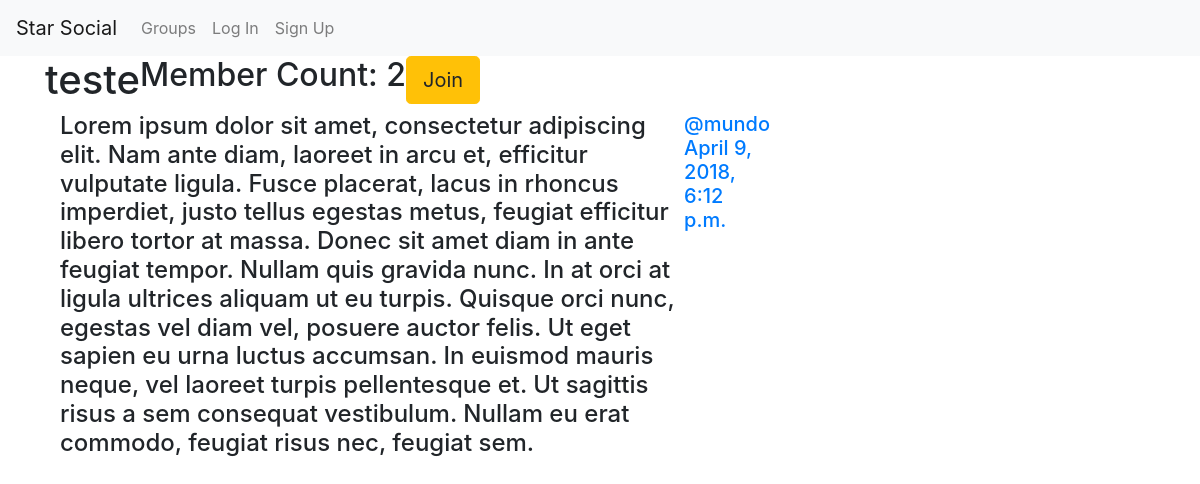
The app's page /groups/posts/in/teste/ with its own data.
### groups/models.py (models this page shows, shortened)
class Group(models.Model):
    name = models.CharField(max_length=255,unique=True)
    slug = models.SlugField(allow_unicode=True,unique=True)
    description = models.TextField(blank=True,default='')
    description_html = models.TextField(editable=False,default='',blank=True)
    members = models.ManyToManyField(User,through='GroupMember')
    class Meta:
        ordering = ['name']

### posts/models.py (models this page shows, shortened)
class Post(models.Model):
    user = models.ForeignKey(User,related_name='posts',on_delete=models.CASCADE)
    create_at = models.DateTimeField(auto_now=True)
    message = models.TextField()
    message_html = models.TextField(editable=False)
    group = models.ForeignKey(Group, related_name='posts',null=True,blank=True,on_delete=models.CASCADE)
    class Meta:
        ordering = ['-create_at']
        unique_together = ['user','message']

### groups/views.py (the view)
# urls.py: re_path('posts/in/(?P<slug>[-\w]+)/$',views.SingleGroup.as_view(),name='single'),
class SingleGroup(generic.DetailView):
    model = Group

### groups/templates/groups/group_detail.html
{% extends "groups/group_base.html" %}
{% block pregroup %}
  <h1>{{group.name}}</h1>
  <h2>Member Count: {{group.members.count}}</h2>
  <div class="content">
    {% if user in group.members.all %}
      <a href="{% url 'groups:leave' slug=group.slug %}"
      class="btn btn-lg btn-warning">Leave</a>
    {% else %}
      <a href="{% url 'groups:join' slug=group.slug %}"
      class="btn btn-lg btn-warning">Join</a>
    {% endif %}
  </div>
{% endblock %}
{% block group_content %}
  <div class="col-md-8">
    {% if group.post.count == 0 %}
      <h2>No posts in this group yet.</h2>
    {% else %}
      {% for post in group.posts.all %}
        {% include "posts/_post.html" %}
      {% endfor %}
    {% endif %}
  </div>
{% endblock %}

### posts/templates/posts/_post.html (shortened to what this page needs)
<div class="post media">
  <h4>{{post.message_html|safe}}</h4>
  <div class="media">
    <h5 class="media-body">
    <span class="username">
      <a href="{% url 'posts:for_user' username=post.user.username %}">@{{post.user.username}}</a>
    </span>
    <time class="time">
      <a href="{% url 'posts:single' username=post.user.username pk=post.pk %}">{{post.create_at}}</a>
    </time>
    </h5>
  </div>
</div>

### records on screen
Group: name "teste", members.count "2"
Post: message_html "Lorem ipsum dolor sit amet, consectetur adipiscing elit. Nam ante diam, laoreet in arcu et, efficitur vulputate ligula. Fusce placerat, lacus in rhoncus imperdiet, justo tellus egestas metus, feugiat efficitur libero tortor at massa. Donec sit amet diam in ante feugiat tempor. Nullam quis gravida nunc. In at orci at ligula ultrices aliquam ut eu turpis. Quisque orci nunc, egestas vel diam vel, posuere auctor felis. Ut eget sapien eu urna luctus accumsan. In euismod mauris neque, vel laoreet turpis pellentesque et. Ut sagittis risus a sem consequat vestibulum. Nullam eu erat commodo, feugiat risus nec, feugiat sem.", user.username "mundo", create_at "April 9, 2018, 6:12 p.m."
